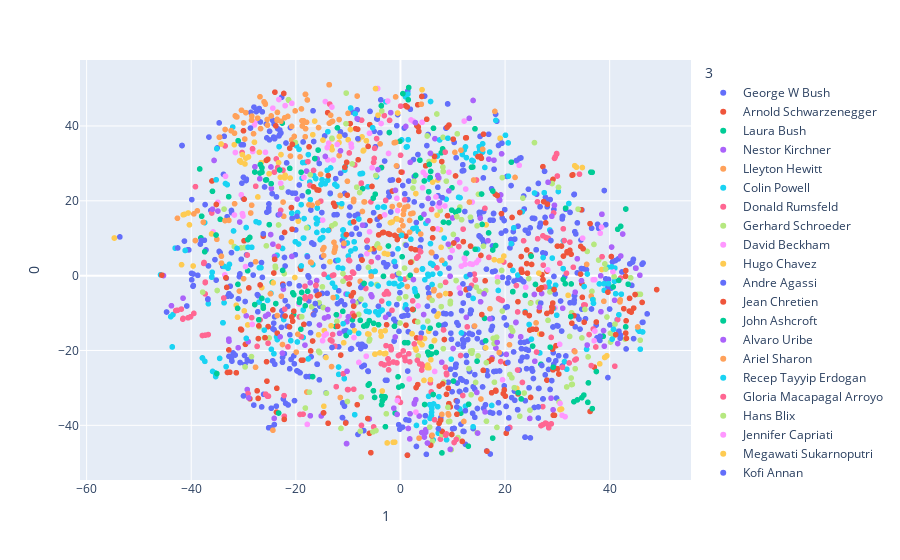

Source (notebook cell):
### Code cell
import pandas as pd
import plotly.express as px

df = pd.DataFrame(np.column_stack((X_embedded, y, [names[i] for i in y])))
df[0] = df[0].astype(float)
df[1] = df[1].astype(float)
fig = px.scatter(df, x=1, y=0, color=3)
fig.show()
